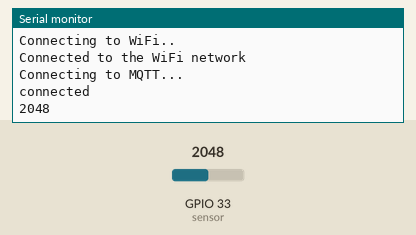
The sketch below on a simulated ESP32. Shown: the last lines printed to the serial monitor. The inputs (shaded band) are chosen by the test bench; at power-on: GPIO 33 (sensor) = 2048. WiFi joins after 1.5 s; servers stay silent unless stated; no MQTT or app messages arrive unless stated.

Above: at 2.7 s.
2.8 s: GPIO 33 (sensor) set to 2866
At 7.6 s:
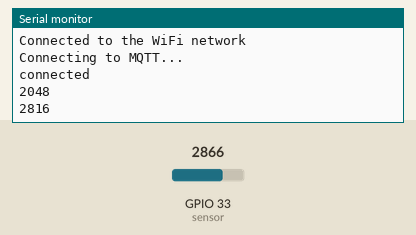
8.8 s: GPIO 33 (sensor) set to 3603
At 12.7 s:
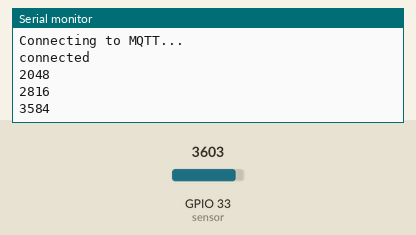
Timing chart, 0 to 14.2 s (numbered marks = the images above; inputs shaded):
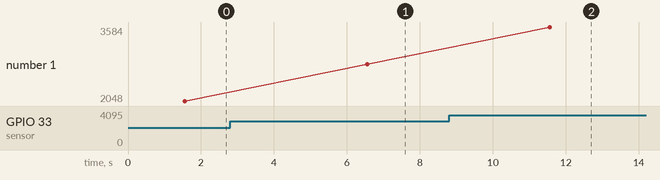

The sketch:

sketch_sep20b.ino
```cpp
#include <WiFi.h>
#include <PubSubClient.h>
const char* ssid = "Inixindobdg";
const char* password = "ciscomicrosoft";
const char* mqttServer = "soldier.cloudmqtt.com";
const int mqttPort = 14667;
const char* mqttUser = "jvumpjzc";
const char* mqttPassword = "E3rbQi9Dlv6N";
int sensor = 33;
WiFiClient espClient;
PubSubClient client(espClient);
void setup() {
 Serial.begin(115200);
 WiFi.begin(ssid, password);
 while (WiFi.status() != WL_CONNECTED) {
 delay(500);
 Serial.println("Connecting to WiFi..");
 }
 Serial.println("Connected to the WiFi network");
 client.setServer(mqttServer, mqttPort);
 while (!client.connected()) {
 Serial.println("Connecting to MQTT...");
 if (client.connect("ESP32Client", mqttUser, mqttPassword )) {
 Serial.println("connected");
 } else {
 Serial.print("failed with state ");
 Serial.print(client.state());
 delay(2000);
 }
 }
 pinMode(sensor,INPUT);
}
void loop() {
 client.loop();
 int SensorLDR=analogRead(sensor);
 char hasil[4];
 dtostrf(SensorLDR, 4, 0, hasil);
 Serial.println(SensorLDR);
 client.publish("cahaya", hasil);
 delay (5000);
}
```

Measured:
- after the input at 2.8 s, the serial monitor: prints a new line after 3.8 s (image 1)
- after the input at 8.8 s, the serial monitor: prints a new line after 2.8 s (image 2)
- plotted number 1: 2048 → 2816 after the input at 2.8 s, 2816 → 3584 after the input at 8.8 s
